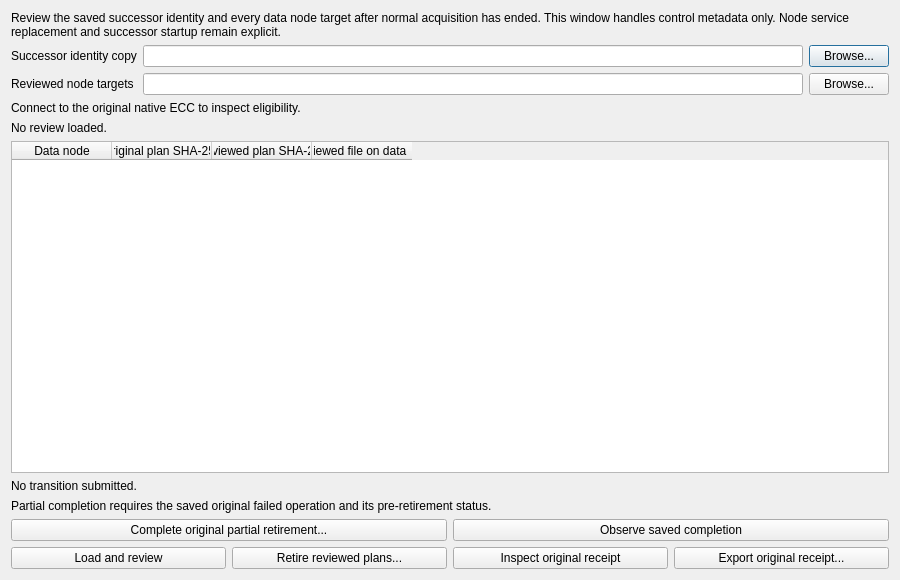
<?xml version="1.0" encoding="UTF-8"?>
<ui version="4.0">
 <class>PlanTransitionWindow</class>
 <widget class="QDialog" name="PlanTransitionWindow">
  <property name="windowTitle"><string>Review receiver plan transition</string></property>
  <property name="minimumSize"><size><width>900</width><height>580</height></size></property>
  <layout class="QVBoxLayout" name="verticalLayout">
   <item><widget class="QLabel" name="Instructions"><property name="text"><string>Review the saved successor identity and every data node target after normal acquisition has ended. This window handles control metadata only. Node service replacement and successor startup remain explicit.</string></property><property name="wordWrap"><bool>true</bool></property></widget></item>
   <item><layout class="QGridLayout" name="filesLayout">
    <item row="0" column="0"><widget class="QLabel" name="SuccessorLabel"><property name="text"><string>Successor identity copy</string></property></widget></item>
    <item row="0" column="1"><widget class="QLineEdit" name="SuccessorFile"/></item>
    <item row="0" column="2"><widget class="QPushButton" name="BrowseSuccessor"><property name="text"><string>Browse...</string></property></widget></item>
    <item row="1" column="0"><widget class="QLabel" name="TargetsLabel"><property name="text"><string>Reviewed node targets</string></property></widget></item>
    <item row="1" column="1"><widget class="QLineEdit" name="TargetsFile"/></item>
    <item row="1" column="2"><widget class="QPushButton" name="BrowseTargets"><property name="text"><string>Browse...</string></property></widget></item>
   </layout></item>
   <item><widget class="QLabel" name="ControlState"><property name="text"><string>Connect to the original native ECC to inspect eligibility.</string></property><property name="wordWrap"><bool>true</bool></property></widget></item>
   <item><widget class="QLabel" name="Summary"><property name="text"><string>No review loaded.</string></property><property name="wordWrap"><bool>true</bool></property><property name="textInteractionFlags"><set>Qt::TextSelectableByMouse</set></property></widget></item>
   <item><widget class="QTableWidget" name="TargetsTable"><property name="editTriggers"><set>QAbstractItemView::NoEditTriggers</set></property>
    <column><property name="text"><string>Data node</string></property></column>
    <column><property name="text"><string>Original plan SHA-256</string></property></column>
    <column><property name="text"><string>Reviewed plan SHA-256</string></property></column>
    <column><property name="text"><string>Reviewed file on data host</string></property></column>
   </widget></item>
   <item><widget class="QLabel" name="Status"><property name="text"><string>No transition submitted.</string></property><property name="wordWrap"><bool>true</bool></property><property name="textInteractionFlags"><set>Qt::TextSelectableByMouse</set></property></widget></item>
   <item><widget class="QLabel" name="CompletionStatus"><property name="text"><string>Partial completion requires the saved original failed operation and its pre-retirement status.</string></property><property name="wordWrap"><bool>true</bool></property><property name="textInteractionFlags"><set>Qt::TextSelectableByMouse</set></property></widget></item>
   <item><layout class="QHBoxLayout" name="completionLayout">
    <item><widget class="QPushButton" name="CompletePartial"><property name="text"><string>Complete original partial retirement...</string></property></widget></item>
    <item><widget class="QPushButton" name="InspectCompletion"><property name="text"><string>Observe saved completion</string></property></widget></item>
   </layout></item>
   <item><layout class="QHBoxLayout" name="actionsLayout">
    <item><widget class="QPushButton" name="Review"><property name="text"><string>Load and review</string></property></widget></item>
    <item><widget class="QPushButton" name="Submit"><property name="text"><string>Retire reviewed plans...</string></property></widget></item>
    <item><widget class="QPushButton" name="InspectReceipt"><property name="text"><string>Inspect original receipt</string></property></widget></item>
    <item><widget class="QPushButton" name="ExportReceipt"><property name="text"><string>Export original receipt...</string></property></widget></item>
   </layout></item>
  </layout>
 </widget>
 <resources/>
 <connections/>
</ui>
